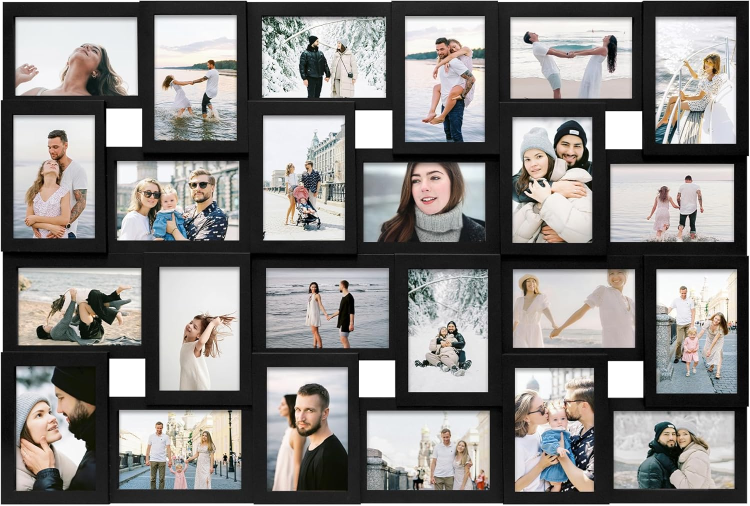
#> input picture 分割示例.jpg, 1500 x 1011 px (shown at 1/2 size)
$ python -i runtime_backend.py   (imports and definitions only)
#> lines starting #> are read from the running program, lines starting #| are printed output that depends on the picture
from __future__ import annotations

import os
import platform
import subprocess
from functools import lru_cache
from typing import Any

import numpy as np
from PIL import Image, ImageFilter


def _opencl_disabled() -> bool:
    return os.environ.get("PHOTO_SPLITTER_DISABLE_OPENCL", "").strip().lower() in {"1", "true", "yes", "on"}


@lru_cache(maxsize=1)
def _cv2_module():
    import cv2

    if hasattr(cv2, "ocl") and _opencl_disabled():
        try:
            cv2.ocl.setUseOpenCL(False)
        except Exception:
            pass
    return cv2


def _rgb_u8(rgb: np.ndarray) -> np.ndarray:
    return np.ascontiguousarray(rgb[:, :, :3], dtype=np.uint8)


# [29 lines left out: functions _filter_size_from_kernel, _pil_close_and_dilate, _numpy_edge_mask, not called in this run]


@lru_cache(maxsize=1)
def opencv_available() -> bool:
    try:
        _cv2_module()
        return True
    except Exception:
        return False


@lru_cache(maxsize=1)
def opencv_opencl_available() -> bool:
    if _opencl_disabled():
        return False
    try:
        cv2 = _cv2_module()
        if not hasattr(cv2, "ocl") or not cv2.ocl.haveOpenCL():
            return False
        cv2.ocl.setUseOpenCL(True)
        test = np.zeros((8, 8, 3), dtype=np.uint8)
        umat = cv2.UMat(test)
        _ = cv2.cvtColor(umat, cv2.COLOR_RGB2GRAY).get()
        return bool(cv2.ocl.useOpenCL())
    except Exception:
        return False


# [49 lines left out: functions configure_opencv_threads, get_compute_backend, gray_and_channel_range, not called in this run]


def gray_and_blur(rgb: np.ndarray, kernel_size: int = 5) -> tuple[np.ndarray, np.ndarray]:
    rgb_u8 = _rgb_u8(rgb)
    kernel_size = max(3, int(kernel_size))
    if kernel_size % 2 == 0:
        kernel_size += 1

    if opencv_opencl_available():
        try:
            cv2 = _cv2_module()
            umat = cv2.UMat(rgb_u8)
            gray_u = cv2.cvtColor(umat, cv2.COLOR_RGB2GRAY)
            blur_u = cv2.GaussianBlur(gray_u, (kernel_size, kernel_size), 0)
            return gray_u.get(), blur_u.get()
        except Exception:
            pass

    if opencv_available():
        try:
            cv2 = _cv2_module()
            gray = cv2.cvtColor(rgb_u8, cv2.COLOR_RGB2GRAY)
            blur = cv2.GaussianBlur(gray, (kernel_size, kernel_size), 0)
            return gray, blur
        except Exception:
            pass

    rgb_float = rgb_u8.astype(np.float32)
    gray = np.clip(0.299 * rgb_float[:, :, 0] + 0.587 * rgb_float[:, :, 1] + 0.114 * rgb_float[:, :, 2], 0, 255).astype(np.uint8)
    blur = np.asarray(Image.fromarray(gray, "L").filter(ImageFilter.GaussianBlur(radius=max(1.0, kernel_size / 3.0))), dtype=np.uint8)
    return gray, blur


# [182 lines left out: functions canny_edges, close_and_dilate_edges, close_u8, background_difference_mask, close_mask, detect_runtime_environment, not called in this run]

>>> import cv2
>>> picture = cv2.cvtColor(cv2.imread('../分割示例.jpg'), cv2.COLOR_BGR2RGB)
>>> result = gray_and_blur(picture)
#> in gray_and_blur, `gray = cv2.cvtColor(rgb_u8, cv2.COLOR_RGB2GRAY)`:
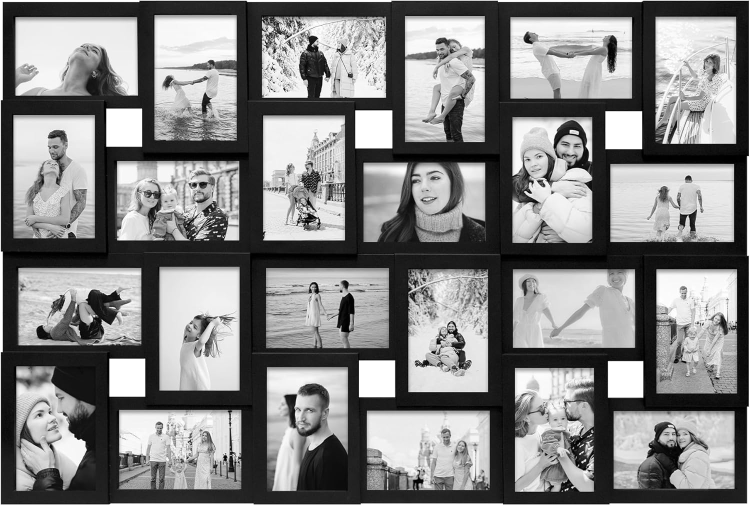
#> gray: shape (1011, 1500) (shown at 1/2 size); min 0, max 255, mean 131
